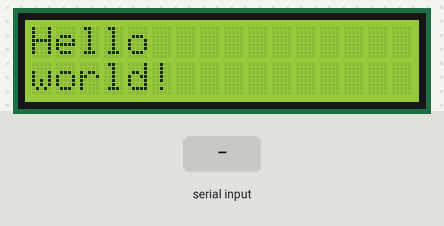
Bench run of a sketch on a simulated Arduino Uno, built with avr-gcc and run on an emulated ATmega328P. On the bench: 16×2 character LCD. The inputs (shaded band) are chosen by the test bench.

Above: at 1.3 s.
1.4 s: "1" received over Serial
At 2.5 s:
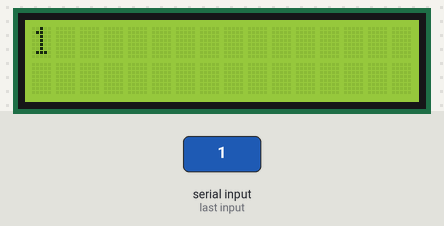
3.0 s: "0" received over Serial
At 3.7 s:
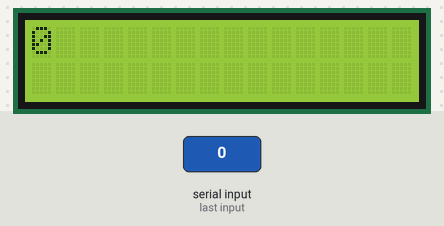
4.6 s: "2" received over Serial
At 6.1 s:
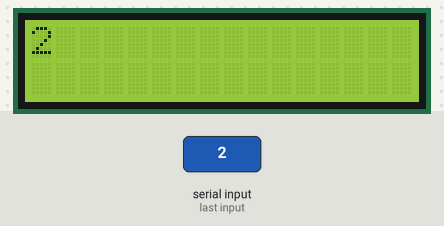
Timing chart, 0 to 7.6 s (numbered marks = the images above; inputs shaded):
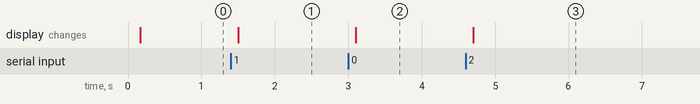

Measured:
- after the input at 1.4 s, the display: changes after 0.10 s (image 1)
- after the input at 3.0 s, the display: changes after 0.10 s (image 2)
- after the input at 4.6 s, the display: changes after 0.10 s (image 3)

The sketch:

LCD.ino
```cpp
#include <LiquidCrystal.h>

const int E = 2;
const int RS = 7;

const int D4 = 8;
const int D5 = 9;
const int D6 = 10;
const int D7 = 11;

LiquidCrystal lcd(RS, E, D4, D5, D6, D7);

void setup() {
  lcd.begin(16, 2);
  Serial.begin(9600);

  delay(100);
  lcd.clear();
  lcd.print("Hello");
  lcd.setCursor(0, 1);
  lcd.write("world!");
}

void loop() {
  if (Serial.available()) {
    delay(100);
    lcd.clear();
    while (Serial.available() > 0) {
      lcd.write(Serial.read());
    }
  }
}
```
